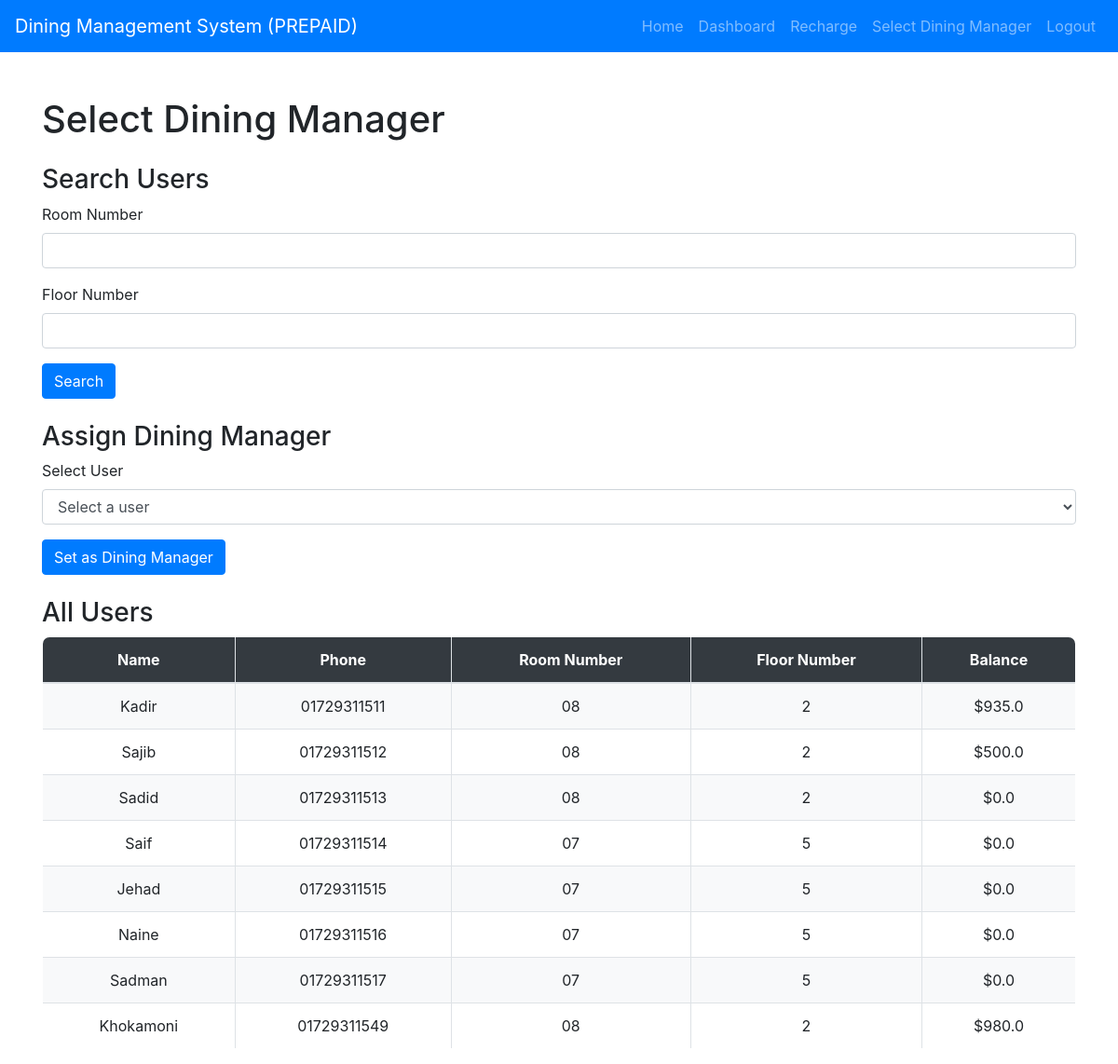
Screenshot of /admin/select_dining_manager (signed in) with the database file from the repository.
### models.py (models this page shows, shortened)
class User(UserMixin, db.Model):
    id = db.Column(db.Integer, primary_key=True)
    name = db.Column(db.String(100), nullable=False)
    phone = db.Column(db.String(10), unique=True, nullable=False)
    room_number = db.Column(db.String(5), nullable=False)
    floor_number = db.Column(db.String(2), nullable=False)
    balance = db.Column(db.Float, default=0)
    meal_status = db.Column(db.Boolean, default=False)
    total_meals = db.Column(db.Integer, default=0)
    password = db.Column(db.String(150), nullable=False)
    is_admin = db.Column(db.Boolean, default=False)
    is_dining_manager = db.Column(db.Boolean, default=False)

### app.py (the view, shortened to what this page needs)
@app.route('/admin/select_dining_manager', methods=['GET', 'POST'])
@login_required
def select_dining_manager():
    if not current_user.is_admin:
        return redirect(url_for('index'))
    room_number = request.args.get('room_number', '')
    floor_number = request.args.get('floor_number', '')
    query = User.query.order_by(User.phone)
    if room_number:
        query = query.filter_by(room_number=room_number)
    if floor_number:
        query = query.filter_by(floor_number=floor_number)
    users = query.all()
    return render_template('select_dining_manager.html', users=users, room_number=room_number, floor_number=floor_number)

### app.py (called while the page is built)
@login_manager.user_loader
def load_user(user_id):
    return User.query.get(int(user_id))

### templates/select_dining_manager.html (shortened to what this page needs)
{% extends 'base.html' %}
{% block content %}
<div class="container mt-5">
    <h1 class="mb-4">Select Dining Manager</h1>
    <h3>Search Users</h3>
    <form method="GET" action="{{ url_for('select_dining_manager') }}" class="mb-4">
        <div class="form-group">
            <label for="room_number">Room Number</label>
            <input type="text" id="room_number" name="room_number" class="form-control" value="{{ room_number }}">
        </div>
        <div class="form-group">
            <label for="floor_number">Floor Number</label>
            <input type="text" id="floor_number" name="floor_number" class="form-control" value="{{ floor_number }}">
        </div>
        <button type="submit" class="btn btn-primary">Search</button>
    </form>
    <h3>Assign Dining Manager</h3>
    <form method="POST" action="{{ url_for('select_dining_manager') }}" class="mb-4">
        <div class="form-group">
            <label for="user_id">Select User</label>
            <select id="user_id" name="user_id" class="form-control" required>
                <option value="">Select a user</option>
            </select>
        </div>
        <button type="submit" class="btn btn-primary">Set as Dining Manager</button>
    </form>
    <h3>All Users</h3>
    <table class="table table-bordered">
        <thead>
            <tr>
                <th>Name</th>
                <th>Phone</th>
                <th>Room Number</th>
                <th>Floor Number</th>
                <th>Balance</th>
            </tr>
        </thead>
        <tbody>
            {% for user in users %}
            <tr>
                <td>{{ user.name }}</td>
                <td>{{ user.phone }}</td>
                <td>{{ user.room_number }}</td>
                <td>{{ user.floor_number }}</td>
                <td>${{ user.balance }}</td>
            </tr>
            {% endfor %}
        </tbody>
    </table>
</div>
{% endblock %}

### static/styles.css (style rules this page uses)
body { font-family: Arial, sans-serif; }
.container { max-width: 1200px; margin: auto; }
.table { border-radius: 0.5rem; overflow: hidden; }
.table thead th { background-color: #343a40; color: #fff; text-align: center; }
.table tbody tr:nth-child(odd) { background-color: #f8f9fa; }
.table td, .table th { text-align: center; vertical-align: middle; }
.btn-primary { font-size: 1rem; font-weight: 500; }

### rows the page displays
User: name "Kadir", phone "01729311511", room_number "08", floor_number "2", balance "935.0"
User: name "Sajib", phone "01729311512", room_number "08", floor_number "2", balance "500.0"
User: name "Sadid", phone "01729311513", room_number "08", floor_number "2", balance "0.0"
User: name "Saif", phone "01729311514", room_number "07", floor_number "5", balance "0.0"
User: name "Jehad", phone "01729311515", room_number "07", floor_number "5", balance "0.0"
User: name "Naine", phone "01729311516", room_number "07", floor_number "5", balance "0.0"
User: name "Sadman", phone "01729311517", room_number "07", floor_number "5", balance "0.0"
User: name "Khokamoni", phone "01729311549", room_number "08", floor_number "2", balance "980.0"
